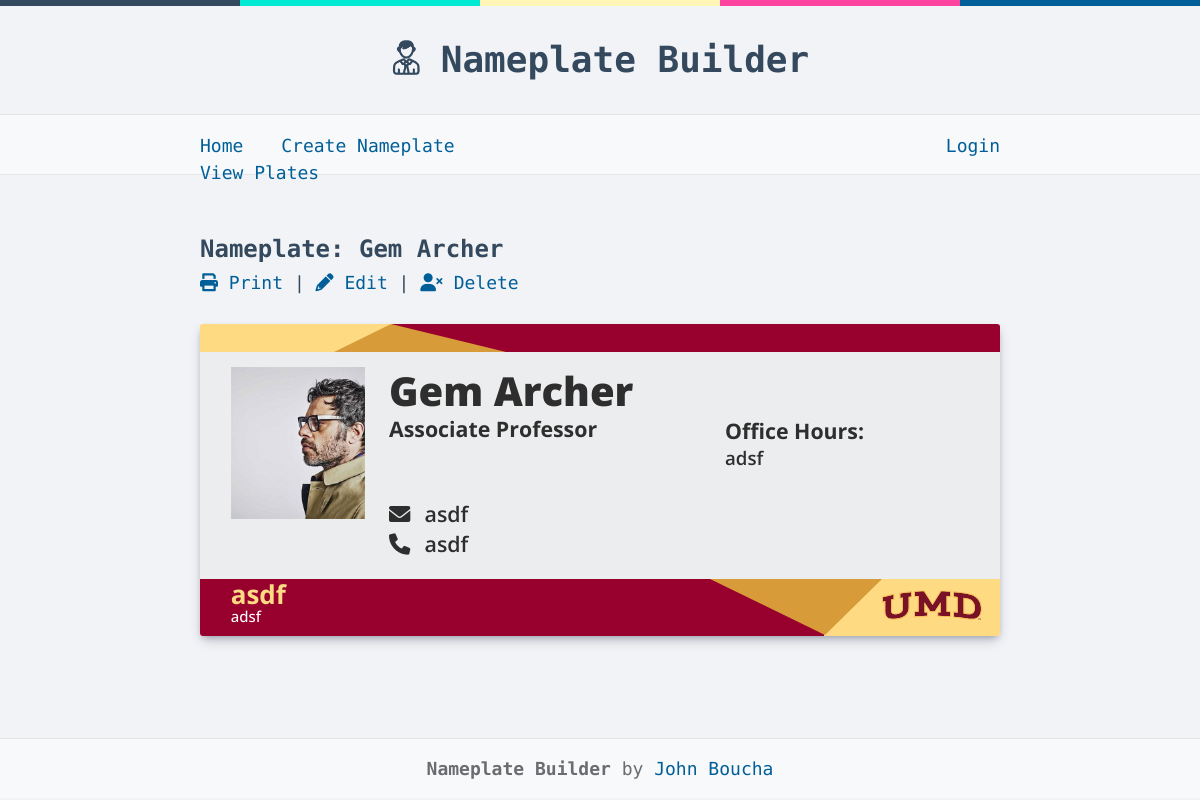
The page /nameplates/gem-archer on the database as committed earlier.
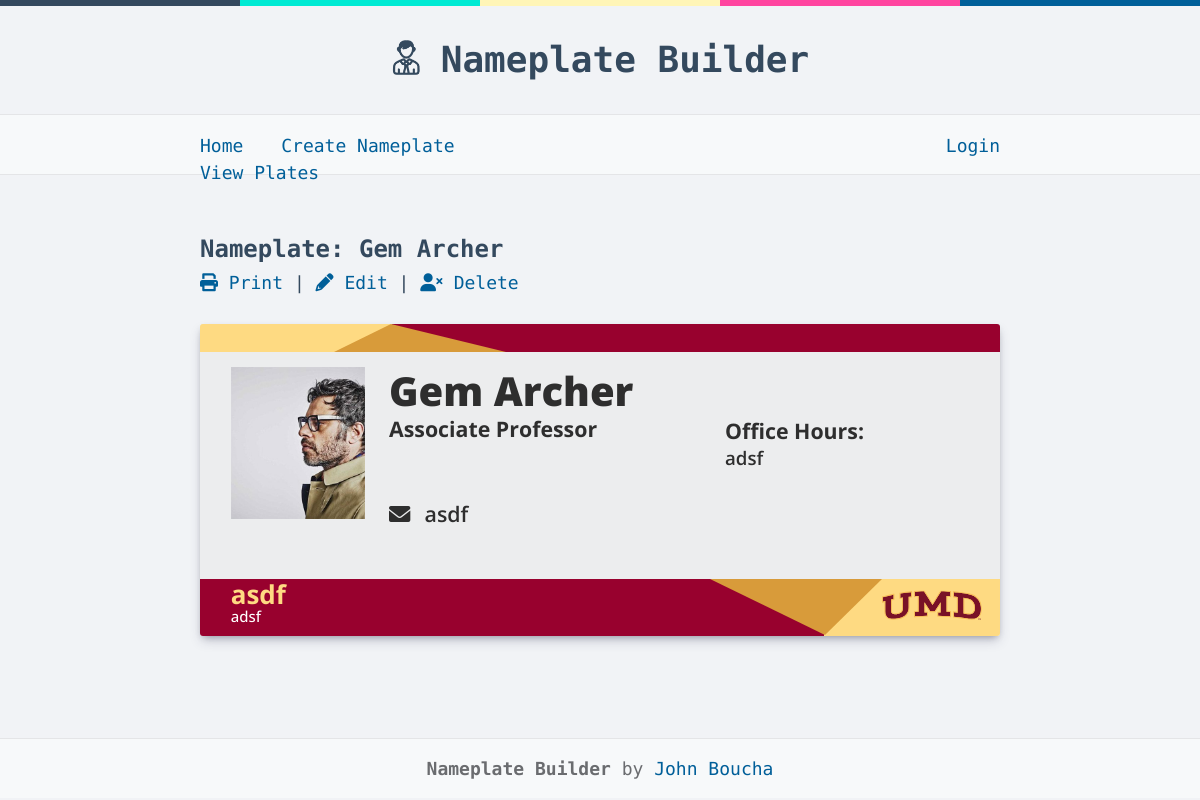
The same page on the database as committed later.
### application/models.py (models this page shows, shortened)
class Nameplate(db.Model):
	id = db.Column(db.Integer, primary_key=True)
	person_name = db.Column(db.String(200), nullable=False)
	slug = db.Column(db.String(200), unique=True, nullable=False)
	title = db.Column(db.String(200), nullable=False)
	email = db.Column(db.String(200), nullable=False)
	phone = db.Column(db.String(15), nullable=True)
	photo = db.Column(db.String(200), nullable=True)
	hours = db.Column(db.String(200), nullable=False)
	department = db.Column(db.String(200), nullable=False)
	college = db.Column(db.String(200), nullable=False)
	date_created = db.Column(db.DateTime, default=datetime.utcnow)
	created_by = db.Column(db.Integer, db.ForeignKey('users.id'), nullable=True)

### application/views/nameplates.py (the view)
@app.route("/nameplates/<slug>")
def view_single_nameplate(slug):
    nameplate = Nameplate.query.filter_by(slug=slug).first()
    if nameplate == None:
        abort(404)
    else:
        return render_template('nameplates-single.html', nameplate=nameplate)

### application/templates/nameplates-single.html (shortened to what this page needs)
{% extends 'base.html' %}
{% block body %}
    <div class="nameplate-info">
        <h2>Nameplate: {{ nameplate.person_name }}</h2>
        <p><a href="javascript:window.print()"><i class="fas fa-print"></i> Print</a> |
           <a href="/nameplates/{{ nameplate.slug }}/edit"><i class="fas fa-pencil-alt"></i> Edit</a> |
           <a onclick="thePopup();" class="clicky"><i class="fas fa-user-times"></i> Delete</a>
        </p>
    </div>
<div class="name-plate-wrapper">
	<div class="name-plate single large">
		<div class="header">
			<div class="light-gold"></div>
			<div class="dark-gold triangle"></div>
			<div class="maroon"></div>
		</div>
		<div class="body has-image">
			{% if nameplate.photo %}
				<div class="profile-image">
					<img src="{{ url_for('static', filename='uploads/'+nameplate.photo ) }}">
				</div>
			{% endif %}
            <div class="data">
                <h1 class="name"><span style="font-size: 40px;">{{ nameplate.person_name }}</span></h1>
                <div class="details">
                    <div class="title">{{ nameplate.title }}</div>
                    <div class="hours">
                        <h2>Office Hours:</h2>
                        {{ nameplate.hours }}<br>
                    </div>
                    <div class="email"><i class="fa fa-envelope" aria-hidden="true"></i> {{ nameplate.email }}</div>
                    {% if nameplate.phone %}
						<div class="phone"><i class="fa fa-phone" aria-hidden="true"></i>  {{ nameplate.phone }}</div>
					{% endif %}
				</div>
            </div>
			</div>
	    <div class="footer">
		    <div class="maroon department">
                <span style="font-size: 26px;">{{ nameplate.department }}</span>
                <div class="college">
                    <span style="font-size: 15px;">{{ nameplate.college }}</span>
                </div>
            </div>
		    <div class="dark-gold triangle"></div>
		<div class="light-gold">
            <img class="footer-logo" src="{{ url_for('static', filename='nameplate-styles/UMD-logo.svg') }}">
        </div>
	</div>
</div>
{% endblock %}

### application/templates/base.html (shortened to what this page needs)
<!doctype html>
<html lang="en">
    <head>
        <link rel="stylesheet" href="https://cdnjs.cloudflare.com/ajax/libs/font-awesome/6.0.0-beta3/css/all.min.css">
        <link rel="stylesheet" href="{{ url_for('static', filename='css/main.css') }}">
        <link rel="stylesheet" href="{{ url_for('static', filename='nameplate-styles/UMD.css') }}">
    </head>
<body>
    <header>
        <h1><a href="/">Nameplate Builder</a></h1>
    </header>
    <nav>
		<div>
			<a href="/">Home</a>
			<a href="/create">Create Nameplate</a>
			<a href="/nameplates">View Plates</a>
		</div>
		<div>
			{% if current_user.is_authenticated %}
				<a href="/profile">Profile</a>
				<a href="/logout">Logout</a>
			{% else %}
				<a href="/login">Login</a>
			{% endif %}
		</div>
    </nav>
	<main>
		{% block body %}{% endblock %}
	</main>
      <footer class="footer">
        <div class="content has-text-centered">
          <p>
            <strong>Nameplate Builder</strong> by <a href="https://github.com/johnaboucha">John Boucha</a>
          </p>
        </div>
      </footer>
</body>
</html>

### application/static/css/main.css (style rules this page uses)
* { box-sizing: border-box; margin: 0; padding: 0; font-family: "Ubuntu Mono", monospace; }
html, body { height: 100%; font-size: 18px; }
body { line-height: 1.5; background-color: #F1F3F6; color: #34495E; overflow-y: scroll; }
p { line-height: 1.2; margin-bottom: 20px; }
img { border-radius: 3px; margin-bottom: 20px; }
header, nav, main, footer { padding: 2px calc((100% - 800px) / 2) 0; }
main { margin-top: 54px; margin-bottom: 54px; min-height: calc(100vh - 345px); overflow: auto; }
h1 a { font-size: 36px; font-weight: bold; background-image: url("/static/app-images/logo.png"); background-repeat: no-repeat; background-position: 0px 0px; height: 36px; padding-left: 50px; position: relative; color: #34495E; }
h2 { font-size: 24px; margin-bottom: 20px; position: relative; }
.nameplate-info h2 { margin-bottom: 5px; }
.nameplate-info { margin-bottom: 30px; }
a { color: #005F99; text-decoration: none; }
header { background-image: -webkit-linear-gradient(left, #34495e, #34495e 20%, #00EAD3 20%, #00EAD3 40%, #FFF5B7 40%, #FFF5B7 60%, #FF449F 60%, #FF449F 80%, #005F99 80%, #005F99 100%); background-image: -moz-linear-gradient(left, #34495e, #34495e 20%, #00EAD3 20%, #00EAD3 40%, #FFF5B7 40%, #FFF5B7 60%, #FF449F 60%, #FF449F 80%, #005F99 80%, #005F99 100%); background-image: -ms-linear-gradient(left, #34495e, #34495e 20%, #00EAD3 20%, #00EAD3 40%, #FFF5B7 40%, #FFF5B7 60%, #FF449F 60%, #FF449F 80%, #005F99 80%, #005F99 100%); background-image: linear-gradient(to right, #34495e, #34495e 20%, #00EAD3 20%, #00EAD3 40%, #FFF5B7 40%, #FFF5B7 60%, #FF449F 60%, #FF449F 80%, #005F99 80%, #005F99 100%); background-size: 100% 6px; background-repeat: no-repeat; border-bottom: 1px solid #E4E5E7; overflow: auto; padding-top: 33px; padding-bottom: 27px; text-align: center; }
header a { color: #34495E; text-decoration: none; }
nav { border-bottom: 1px solid #E4E5E7; padding-top: 17px; padding-bottom: 15px; background: #F7F9FA; height: 60px; color: #6A6C6F; }
nav a { margin-right: 1.5em; display: inline-block; }
nav div { width: 50%; float: left; }
nav div:last-child { text-align: right; }
nav div:last-child a { margin-left: 1.5em; margin-right: 0; }
footer { border-top: 1px solid #E4E5E7; padding-top: 17px; padding-bottom: 15px; background: #F7F9FA; height: 60px; color: #6A6C6F; text-align: center; }
footer p { line-height: 26px; }

Rows that differ between the two databases and show on the page:
changed Nameplate "Gem Archer": phone "asdf" → (not shown)
